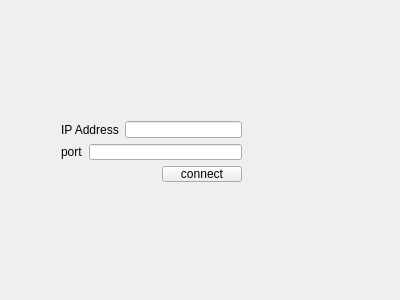
<?xml version="1.0" encoding="UTF-8"?>
<ui version="4.0">
 <class>MainWidget</class>
 <widget class="QWidget" name="MainWidget">
  <property name="geometry">
   <rect>
    <x>0</x>
    <y>0</y>
    <width>400</width>
    <height>300</height>
   </rect>
  </property>
  <property name="windowTitle">
   <string>MainWidget</string>
  </property>
  <widget class="QWidget" name="">
   <property name="geometry">
    <rect>
     <x>50</x>
     <y>110</y>
     <width>203</width>
     <height>83</height>
    </rect>
   </property>
   <layout class="QVBoxLayout" name="verticalLayout">
    <item>
     <layout class="QHBoxLayout" name="horizontalLayout">
      <item>
       <widget class="QLabel" name="ip_label">
        <property name="text">
         <string>IP Address</string>
        </property>
       </widget>
      </item>
      <item>
       <widget class="QLineEdit" name="ip_lineEdit"/>
      </item>
     </layout>
    </item>
    <item>
     <layout class="QHBoxLayout" name="horizontalLayout_2">
      <item>
       <widget class="QLabel" name="port_label">
        <property name="text">
         <string>port</string>
        </property>
       </widget>
      </item>
      <item>
       <widget class="QLineEdit" name="port_lineEdit"/>
      </item>
     </layout>
    </item>
    <item>
     <layout class="QHBoxLayout" name="horizontalLayout_3">
      <item>
       <spacer name="horizontalSpacer">
        <property name="orientation">
         <enum>Qt::Horizontal</enum>
        </property>
        <property name="sizeHint" stdset="0">
         <size>
          <width>40</width>
          <height>20</height>
         </size>
        </property>
       </spacer>
      </item>
      <item>
       <widget class="QPushButton" name="pushButton">
        <property name="text">
         <string>connect</string>
        </property>
       </widget>
      </item>
     </layout>
    </item>
   </layout>
  </widget>
 </widget>
 <layoutdefault spacing="6" margin="11"/>
 <resources/>
 <connections/>
</ui>
